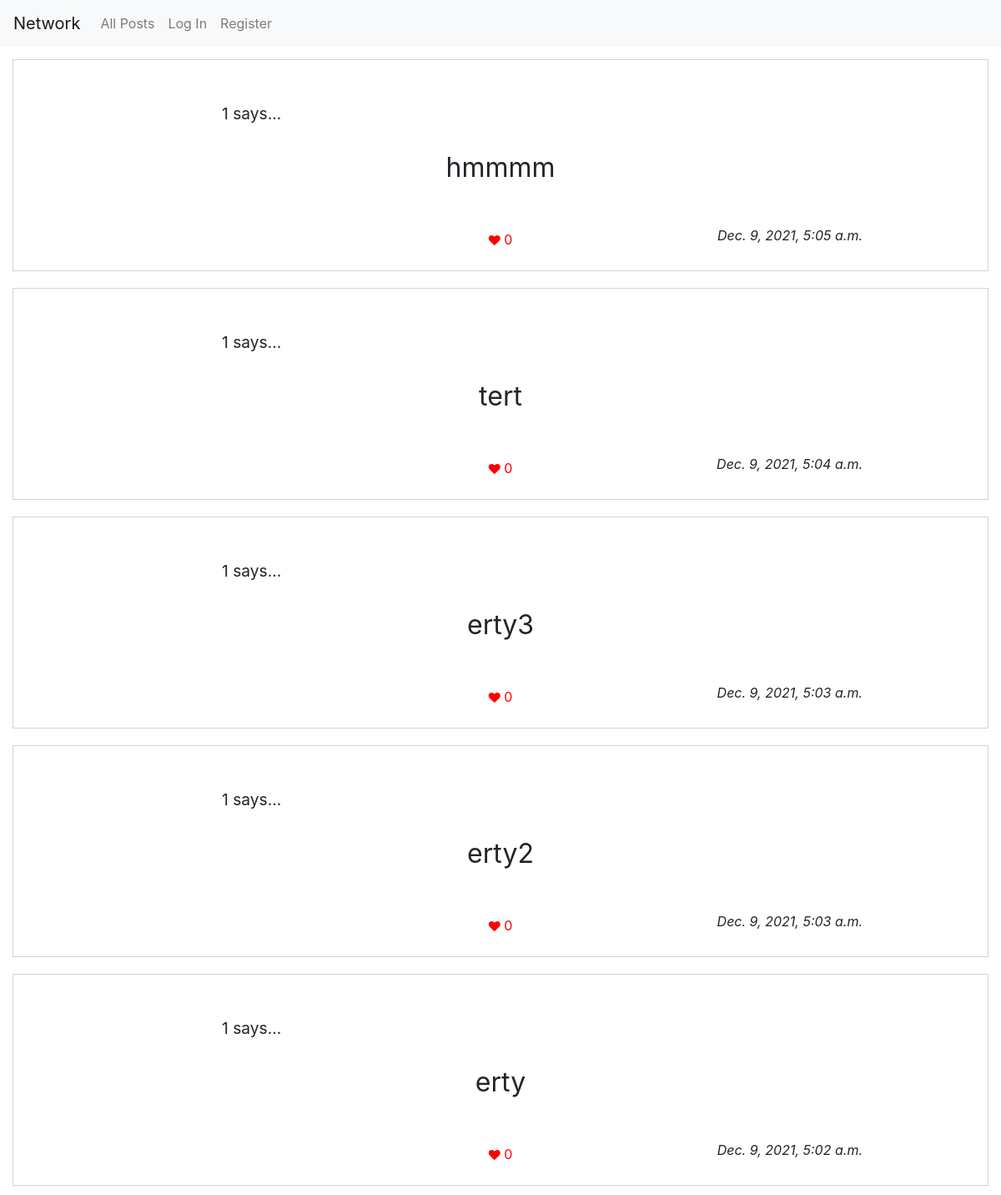
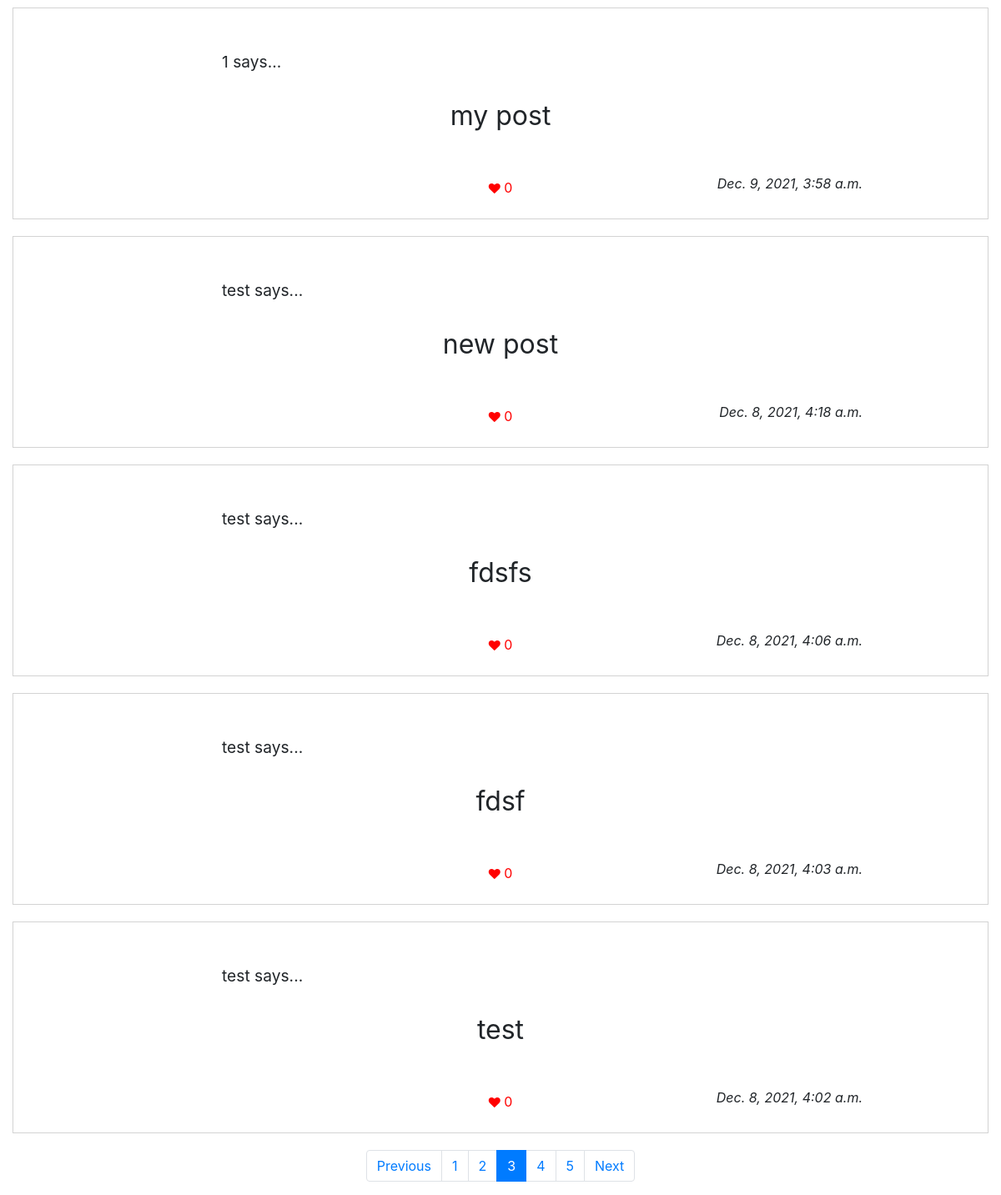
The app's page /?page=3, older data (2 pictures, top to bottom).
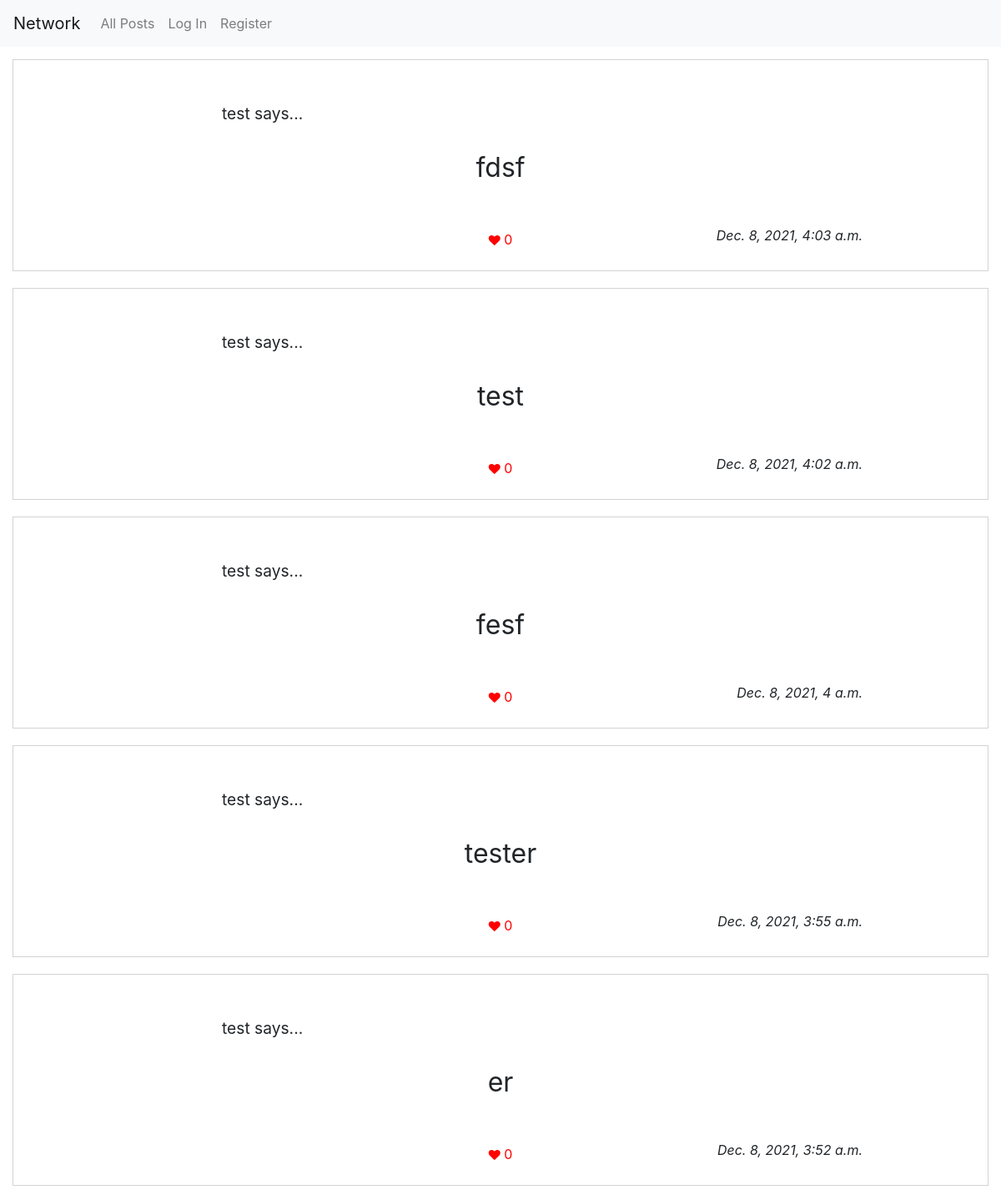
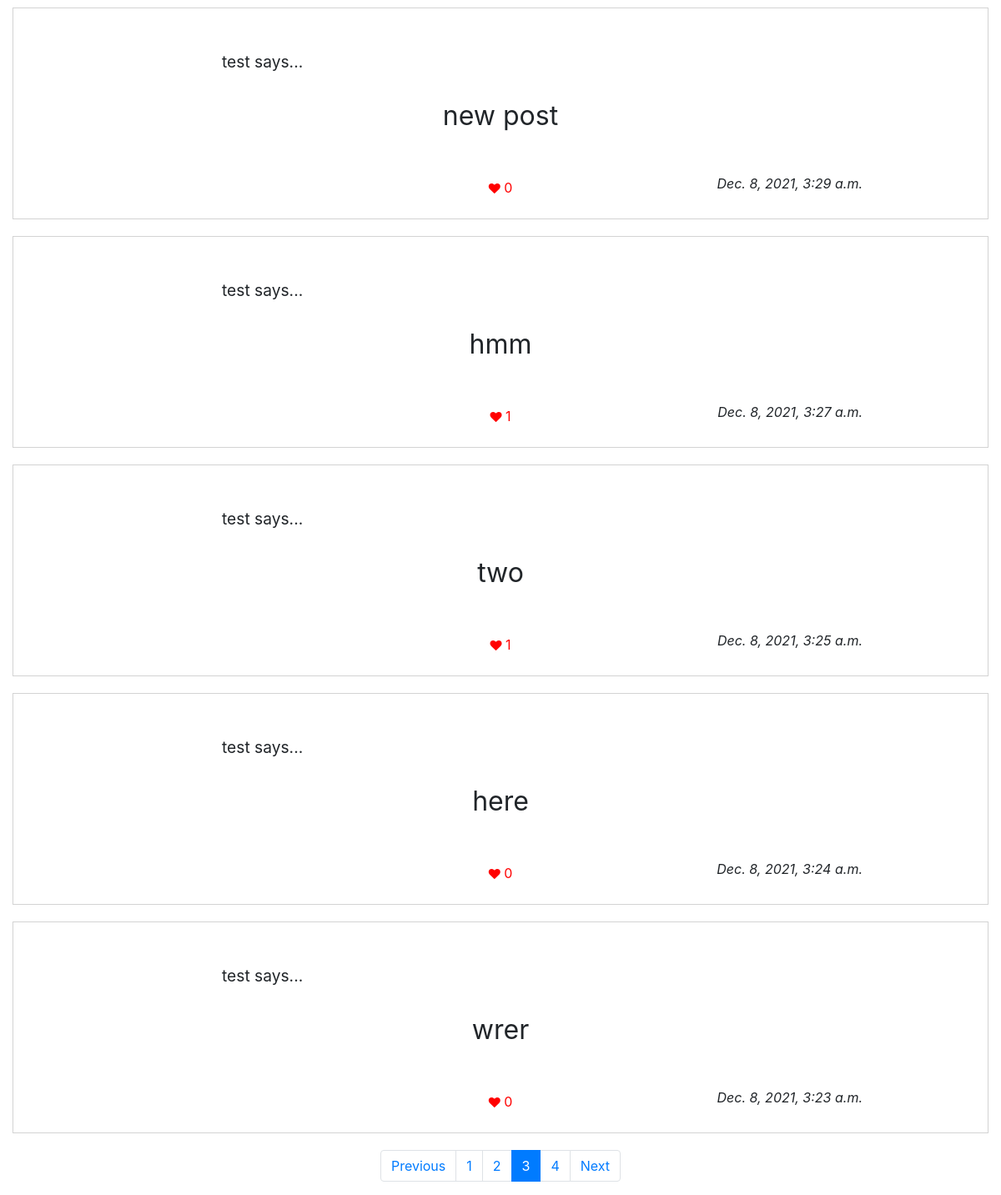
The same page, newer data (2 pictures, top to bottom).
### network/models.py (models this page shows, shortened)
class Posts(models.Model):
    user = models.ForeignKey("User", on_delete=models.CASCADE)
    post = models.TextField(blank=False)
    timestamp = models.DateTimeField(auto_now_add=True)
    def like_count(self):
        return Likes.objects.filter(
            post=Posts(id=self.id)).count()

class User(AbstractUser):
    pass

### network/views.py (the view)
# urls.py: path("", views.index, name="index"),
@csrf_exempt
def index(request, following=None):
    posts = (Posts.objects.all().order_by("-timestamp"))
    if following:
        followed = Follow.objects.filter(follower=request.user.id).values_list('followee')
        posts = Posts.objects.filter(user__in=followed).order_by("-timestamp")
    paginator = Paginator(posts, 10)
    total_pages = paginator.num_pages
    page_number = request.GET.get('page')
    posts = paginator.get_page(page_number)
    lower_range = range(1, posts.number)
    upper_range = range(posts.number + 1, total_pages + 1)
    if total_pages == 1:
        lower_range = 1
    return render(request, "network/index.html", {'posts': posts, 'lower': lower_range, 'upper': upper_range})

### network/templates/network/index.html (shortened to what this page needs)
{% extends "network/layout.html" %}
{% load static %}
{% block body %}
<div id="posts-page">
    <div class="page center" id="posts-list">
        {% for post in posts %}
        <div class="post">
            <span class="post-author">{{post.user}} says...</span>
            <div class="post-content">{{post.post}}</div>
            <i class="fa fa-heart"></i>
            <span class="like-count" id="{{post.id}}">{{post.like_count}}</span>
            <span class="post-timestamp">
            {{post.timestamp}}
            </span>
        </div>
        {% empty %}
        <div class="empty">No posts to display.</div>
        {% endfor %}
        <nav aria-label="Page navigation example">
            {% if lower != 1 %}
            <ul class="pagination justify-content-center">
                {% if posts.has_previous %}
                    <li class="page-item"><a class="page-link" href="?page={{posts.previous_page_number}}">Previous</a></li>
                {% else %}
                    <li class="page-item disabled"><a class="page-link" href="#" tabindex="-1" aria-disabled="true">Previous</a></li>
                {% endif %}
                {% for page in lower %}
                    <li class="page-item"><a class="page-link" id="page{{page}}" href="?page={{page}}">{{page}}</a></li>
                {% endfor %}
                    <li class="page-item active"><a class="page-link" id="page{{page}}" href="?page={{page}}">{{posts.number}}</a></li>
                {% for page in upper %}
                    <li class="page-item"><a class="page-link" id="page{{page}}" href="?page={{page}}">{{page}}</a></li>
                {% endfor %}
                {% if posts.has_next %}
                    <li class="page-item"><a class="page-link" href="?page={{posts.next_page_number}}">Next</a></li>
                {% else %}
                    <li class="page-item disabled"><a class="page-link" href="#" tabindex="-1" aria-disabled="true">Next</a></li>
                {% endif %}
            </ul>
            {% endif %}
          </nav>
    </div>
</div>
{% endblock %}

Row changes from the older to the newer data that the page shows:
removed Posts: user "1", post "hmmmm", like_count "0", timestamp "Dec. 9, 2021, 5:05 a.m."
removed Posts: user "1", post "tert", like_count "0", timestamp "Dec. 9, 2021, 5:04 a.m."
removed Posts: user "1", post "erty3", like_count "0", timestamp "Dec. 9, 2021, 5:03 a.m."
removed Posts: user "1", post "erty2", like_count "0", timestamp "Dec. 9, 2021, 5:03 a.m."
removed Posts: user "1", post "erty", like_count "0", timestamp "Dec. 9, 2021, 5:02 a.m."
removed Posts: user "1", post "my post", like_count "0", timestamp "Dec. 9, 2021, 3:58 a.m."
no longer on this page (row unchanged): Posts: user "test", post "new post", like_count "0", timestamp "Dec. 8, 2021, 4:18 a.m."
no longer on this page (row unchanged): Posts: user "test", post "fdsfs", like_count "0", timestamp "Dec. 8, 2021, 4:06 a.m."
now on this page (row unchanged): Posts: user "test", post "fesf", like_count "0", timestamp "Dec. 8, 2021, 4 a.m."
now on this page (row unchanged): Posts: user "test", post "tester", like_count "0", timestamp "Dec. 8, 2021, 3:55 a.m."
now on this page (row unchanged): Posts: user "test", post "er", like_count "0", timestamp "Dec. 8, 2021, 3:52 a.m."
now on this page (row unchanged): Posts: user "test", post "new post", like_count "0", timestamp "Dec. 8, 2021, 3:29 a.m."
now on this page (row unchanged): Posts: user "test", post "hmm", like_count "1", timestamp "Dec. 8, 2021, 3:27 a.m."
now on this page (row unchanged): Posts: user "test", post "two", like_count "1", timestamp "Dec. 8, 2021, 3:25 a.m."
now on this page (row unchanged): Posts: user "test", post "here", like_count "0", timestamp "Dec. 8, 2021, 3:24 a.m."
now on this page (row unchanged): Posts: user "test", post "wrer", like_count "0", timestamp "Dec. 8, 2021, 3:23 a.m."
Text that changed along with them:
list line gone: "5"
